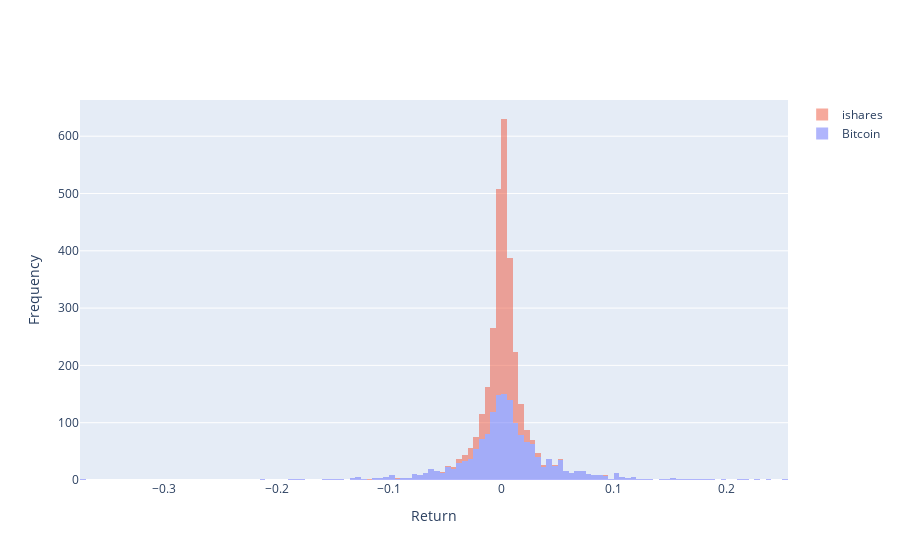

Notebook source saved alongside this figure:
### Markdown cell above
# What is Bitcoin’s growth prospect? And is it a viable investment?

### Code cell
# bitcoin vs ishares ETF returns Histogram 

join_ishares_returns = join_ishares.pct_change()
fig = go.Figure()
fig.add_trace(go.Histogram(x=join_ishares_returns['bitcoin'],name='Bitcoin'))
fig.add_trace(go.Histogram(x=join_ishares_returns['ishares'],name='ishares'))
fig

# The two histograms are drawn on top of another
fig.update_layout(barmode='stack',xaxis_title_text='Return',yaxis_title_text='Frequency')
fig.update_traces(opacity=0.5)
fig.show()

### Figure 1 — Plotly figure (JSON) as saved in the notebook; plotly's stock layout.template omitted (floating-point values rounded to 4 significant figures; data arrays with more than 128 entries replaced by an {"elided": "..."} marker saying what was removed)
{"data": [{"name": "Bitcoin", "opacity": 0.5, "type": "histogram", "x": {"elided": "1653 float values"}}, {"name": "ishares", "opacity": 0.5, "type": "histogram", "x": {"elided": "1653 float values"}}], "layout": {"autosize": true, "barmode": "stack", "xaxis": {"autorange": true, "range": [-0.375, 0.255], "title": {"text": "Return"}, "type": "linear"}, "yaxis": {"autorange": true, "range": [0, 663.2], "title": {"text": "Frequency"}}}}
